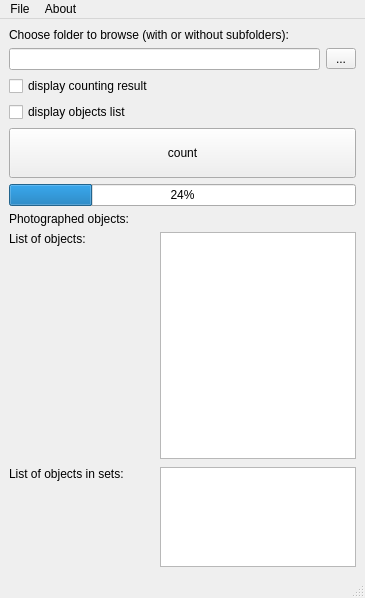
<?xml version="1.0" encoding="UTF-8"?>
<ui version="4.0">
 <class>MainWindow</class>
 <widget class="QMainWindow" name="MainWindow">
  <property name="geometry">
   <rect>
    <x>0</x>
    <y>0</y>
    <width>365</width>
    <height>598</height>
   </rect>
  </property>
  <property name="windowTitle">
   <string>MainWindow</string>
  </property>
  <widget class="QWidget" name="centralwidget">
   <layout class="QGridLayout" name="gridLayout">
    <item row="7" column="0">
     <widget class="QLabel" name="labelListSingles">
      <property name="text">
       <string>List of objects:</string>
      </property>
      <property name="alignment">
       <set>Qt::AlignLeading|Qt::AlignLeft|Qt::AlignTop</set>
      </property>
     </widget>
    </item>
    <item row="1" column="0" colspan="2">
     <widget class="QLineEdit" name="lineEdit"/>
    </item>
    <item row="3" column="0">
     <widget class="QCheckBox" name="cBoxList">
      <property name="text">
       <string>display objects list</string>
      </property>
     </widget>
    </item>
    <item row="7" column="1" colspan="2">
     <widget class="QListWidget" name="listWidgetSingles">
      <property name="minimumSize">
       <size>
        <width>0</width>
        <height>200</height>
       </size>
      </property>
     </widget>
    </item>
    <item row="8" column="1">
     <spacer name="vSpacer">
      <property name="orientation">
       <enum>Qt::Vertical</enum>
      </property>
      <property name="sizeType">
       <enum>QSizePolicy::Fixed</enum>
      </property>
      <property name="sizeHint" stdset="0">
       <size>
        <width>20</width>
        <height>2</height>
       </size>
      </property>
     </spacer>
    </item>
    <item row="5" column="0" colspan="3">
     <widget class="QProgressBar" name="progressBar">
      <property name="value">
       <number>24</number>
      </property>
     </widget>
    </item>
    <item row="2" column="0">
     <widget class="QCheckBox" name="cBoxCount">
      <property name="text">
       <string>display counting result</string>
      </property>
     </widget>
    </item>
    <item row="6" column="1">
     <widget class="QLabel" name="labelResult">
      <property name="text">
       <string/>
      </property>
     </widget>
    </item>
    <item row="1" column="2">
     <widget class="QToolButton" name="btnBrowse">
      <property name="maximumSize">
       <size>
        <width>30</width>
        <height>21</height>
       </size>
      </property>
      <property name="text">
       <string>...</string>
      </property>
     </widget>
    </item>
    <item row="9" column="1" colspan="2">
     <widget class="QListWidget" name="listWidgetSets">
      <property name="minimumSize">
       <size>
        <width>0</width>
        <height>100</height>
       </size>
      </property>
      <property name="maximumSize">
       <size>
        <width>16777215</width>
        <height>100</height>
       </size>
      </property>
     </widget>
    </item>
    <item row="9" column="0">
     <widget class="QLabel" name="labelListSets">
      <property name="text">
       <string>List of objects in sets:</string>
      </property>
      <property name="alignment">
       <set>Qt::AlignLeading|Qt::AlignLeft|Qt::AlignTop</set>
      </property>
     </widget>
    </item>
    <item row="0" column="0" colspan="3">
     <widget class="QLabel" name="labelChoose">
      <property name="text">
       <string>Choose folder to browse (with or without subfolders):</string>
      </property>
     </widget>
    </item>
    <item row="6" column="0">
     <widget class="QLabel" name="labelPhotographed">
      <property name="text">
       <string>Photographed objects:</string>
      </property>
     </widget>
    </item>
    <item row="4" column="0" colspan="3">
     <widget class="QPushButton" name="btnCount">
      <property name="minimumSize">
       <size>
        <width>0</width>
        <height>50</height>
       </size>
      </property>
      <property name="text">
       <string>count</string>
      </property>
     </widget>
    </item>
   </layout>
  </widget>
  <widget class="QMenuBar" name="menubar">
   <property name="geometry">
    <rect>
     <x>0</x>
     <y>0</y>
     <width>365</width>
     <height>22</height>
    </rect>
   </property>
   <widget class="QMenu" name="menuFile">
    <property name="title">
     <string>File</string>
    </property>
    <addaction name="exportResults"/>
   </widget>
   <widget class="QMenu" name="menuAbout">
    <property name="title">
     <string>About</string>
    </property>
    <addaction name="aboutCounter"/>
   </widget>
   <addaction name="menuFile"/>
   <addaction name="menuAbout"/>
  </widget>
  <widget class="QStatusBar" name="statusbar"/>
  <action name="exportResults">
   <property name="text">
    <string>Export results...</string>
   </property>
   <property name="statusTip">
    <string>Export all results to file</string>
   </property>
   <property name="shortcut">
    <string>Ctrl+S</string>
   </property>
  </action>
  <action name="aboutCounter">
   <property name="text">
    <string>About counter</string>
   </property>
   <property name="statusTip">
    <string>All information about program</string>
   </property>
   <property name="shortcut">
    <string>F1</string>
   </property>
  </action>
 </widget>
 <resources/>
 <connections/>
</ui>
